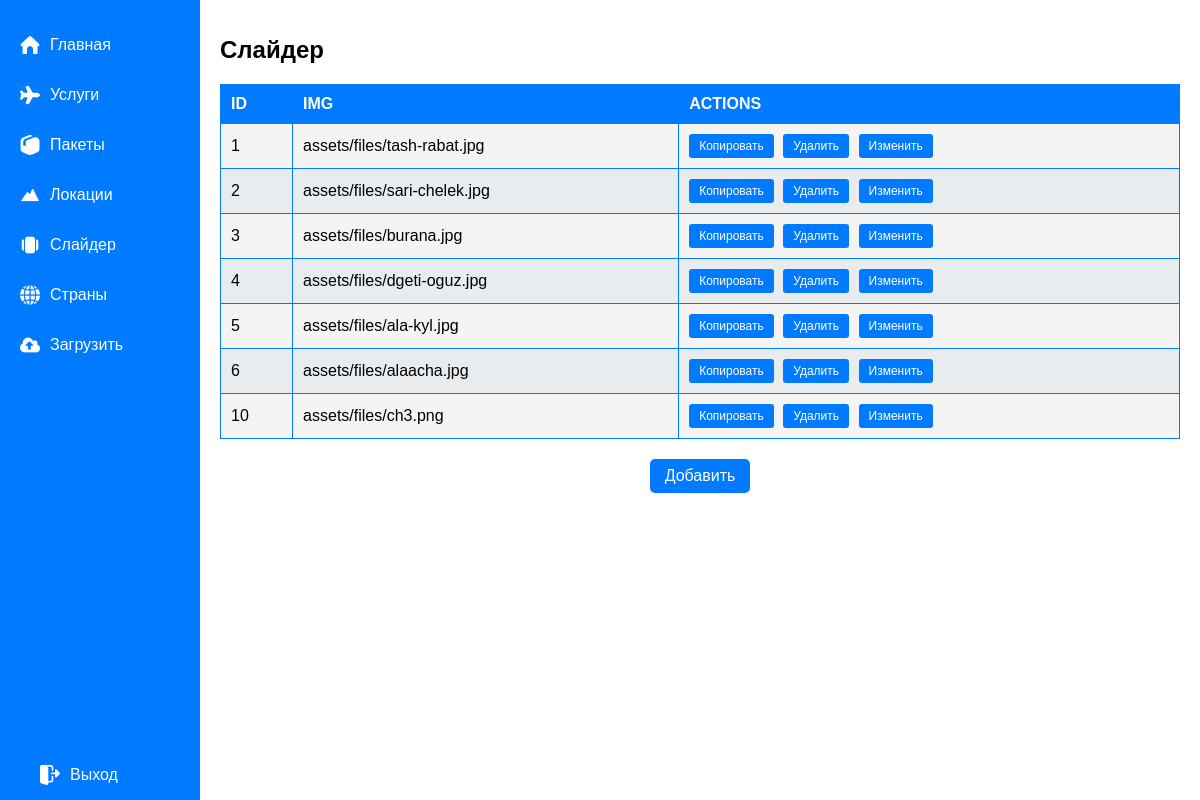
/admin/admin.php?tab=slider (signed in), run on the app's committed database.
### tables this page shows
CREATE TABLE IF NOT EXISTS `slider` (
  `id` int NOT NULL AUTO_INCREMENT,
  `img` text NOT NULL,
  PRIMARY KEY (`id`)
);

### admin/admin.php (the view, shortened to what this page needs)
<?php
require_once '../includes/db.php';
if (isset($_GET['tab']) && $_GET['tab'] == 'services') {
    $sql = "SELECT * FROM services";
} elseif (isset($_GET['tab']) && $_GET['tab'] == 'packages') {
    $sql = "SELECT * FROM packages";
} elseif (isset($_GET['tab']) && $_GET['tab'] == 'locations') {
    $sql = "SELECT * FROM locations";
} elseif (isset($_GET['tab']) && $_GET['tab'] == 'slider') {
    $sql = "SELECT * FROM slider";
} else {
    $sql = "SELECT * FROM services";
}
$stmt = $pdo->prepare($sql);
$stmt->execute();
$items = $stmt->fetchAll(PDO::FETCH_ASSOC);
$itemToEdit = null;
?>
<!DOCTYPE html>
<html lang="en">
<head>
    <link rel="stylesheet" href="../css/admin.css">
</head>
<body>
    <div class="sidebar">
        <a href="admin.php?tab=main"><img src="../assets/files/home.png" alt="Home Icon"> Главная</a>
        <a href="admin.php?tab=services"><img src="../assets/files/plane.png" alt="Services Icon"> Услуги</a>
        <a href="admin.php?tab=packages"><img src="../assets/files/package.png" alt="Packages Icon"> Пакеты</a>
        <a href="admin.php?tab=locations"><img src="../assets/files/mountains.png" alt="Locations Icon"> Локации</a>
        <a href="admin.php?tab=slider"><img src="../assets/files/slider.png" alt="Slider Icon"> Слайдер</a>
        <a href="admin.php?tab=cont"><img src="../assets/files/cont.png" alt="Countries Icon"> Страны</a>
        <a href="admin.php?tab=upload"><img src="../assets/files/upload.png" alt="Upload Icon"> Загрузить</a>
        <a href="../" class="logout"><img src="../assets/files/exit.png" alt="Logout Icon"> Выход</a>
    </div>
    <div class="main-content">
        <?php
        if (isset($_GET['tab']) && ($_GET['tab'] == 'services' || $_GET['tab'] == 'packages' || $_GET['tab'] == 'locations' || $_GET['tab'] == 'slider')) {
            if (isset($_GET['action']) && $_GET['action'] == 'add') {
                $formTitle = ($_GET['tab'] == 'services') ? 'Добавить Услугу' :
                             (($_GET['tab'] == 'packages') ? 'Добавить Пакет' :
                             (($_GET['tab'] == 'locations') ? 'Добавить Локацию' : 'Добавить Слайдер'));
        ?>
            <h1><?= $formTitle ?></h1>
            <form action="admin.php?tab=<?= $_GET['tab']; ?>&action=add" method="POST">
                <?php if ($_GET['tab'] == 'slider'): ?>
                    <label for="img">Изображение:</label>
                    <select name="img" id="img" required>
                        <option value="">Выберите изображение</option>
                        <?php foreach (getImageFiles() as $file): ?>
                            <option value="<?= "assets/files/$file"; ?>"><?= $file; ?></option>
                        <?php endforeach; ?>
                    </select>
                <?php else: ?>
                    <label for="img">Изображение:</label>
                    <input type="text" name="img" id="img" placeholder="Введите путь к изображению" required>
                <?php endif; ?>
                <?php if ($_GET['tab'] == 'services'): ?>
                    <label for="srv">Название Сервиса:</label>
                    <input type="text" name="srv" id="srv" placeholder="Введите название сервиса" required>
                    <label for="txt">Описание Сервиса:</label>
                    <input type="text" name="txt" id="txt" placeholder="Введите описание сервиса" required>
                <?php elseif ($_GET['tab'] == 'packages'): ?>
                    <label for="price">Цена:</label>
                    <input type="number" step="0.01" name="price" id="price" placeholder="Введите цену" required>
                <?php elseif ($_GET['tab'] == 'locations'): ?>
                    <label for="name">Название Локации:</label>
                    <input type="text" name="name" id="name" placeholder="Введите название локации" required>
                <?php endif; ?>
                <button type="submit" name="add_item" class="add-btn">Добавить</button>
                <a href="admin.php?tab=<?= $_GET['tab']; ?>" class="back-btn">Назад</a>
            </form>
        <?php
            } else {
                $listTitle = ($_GET['tab'] == 'services') ? 'Услуги' :
                             (($_GET['tab'] == 'packages') ? 'Пакеты' :
                             (($_GET['tab'] == 'locations') ? 'Локации' : 'Слайдер'));
        ?>
            <h1><?= $listTitle ?></h1>
            <table>
                <thead>
                    <tr>
                        <th>ID</th>
                        <th>IMG</th>
                        <th>ACTIONS</th>
                    </tr>
                </thead>
                <tbody>
                    <?php foreach ($items as $item): ?>
                    <tr>
                        <td><?= $item['id']; ?></td>
                        <td><?= $item['img']; ?></td>
                        <td>
                            <a href="admin.php?tab=<?= $_GET['tab']; ?>&copy=<?= $item['id']; ?>" class="action-btn">Копировать</a>
                            <a href="admin.php?tab=<?= $_GET['tab']; ?>&delete=<?= $item['id']; ?>" class="action-btn" onclick="return confirm('Are you sure?')">Удалить</a>
                            <a href="admin.php?tab=<?= $_GET['tab']; ?>&edit=<?= $item['id']; ?>" class="action-btn">Изменить</a>
                        </td>
                    </tr>
                    <?php endforeach; ?>
                </tbody>
            </table>
            <a href="admin.php?tab=<?= $_GET['tab']; ?>&action=add" class="add-btn-center">Добавить</a>
        <?php
            }
        } else {
        ?>
            <h1>ГЛАВНАЯ</h1>
            <img src="../assets/files/admin.jpg" alt="Image">
        <?php
        }
        ?>
    </div>
</body>
</html>

### css/admin.css (style rules this page uses)
body { margin: 0; font-family: Arial, sans-serif; display: flex; }
.sidebar { background-color: #007bff; width: 200px; height: 100vh; padding-top: 20px; color: white; position: fixed; left: 0; top: 0; }
.sidebar a { display: flex; align-items: center; color: white; padding: 15px 20px; text-decoration: none; transition: background-color 0.3s; }
.sidebar img { margin-right: 10px; width: 20px; height: 20px; }
.logout { position: absolute; bottom: 20px; left: 20px; }
.main-content { margin-left: 200px; padding: 20px; width: calc(100% - 200px); box-sizing: border-box; }
.main-content h1 { margin-bottom: 20px; font-size: 24px; }
table { width: 100%; border-collapse: collapse; margin-top: 20px; border: 1px solid #007bff; }
table th, table td { border: 1px solid #007bff; padding: 10px; text-align: left; }
table th { background-color: #007bff; color: white; text-transform: uppercase; }
table td { background-color: #f4f4f4; }
table tr:nth-child(even) td { background-color: #e9ecef; }
.action-btn { display: inline-block; padding: 5px 10px; background-color: #007bff; color: white; border: none; border-radius: 3px; cursor: pointer; font-size: 12px; text-align: center; text-decoration: none; transition: background-color 0.3s; margin-right: 5px; }
.add-btn-center { display: block; width: fit-content; margin: 20px auto; padding: 8px 15px; background-color: #007bff; color: white; text-decoration: none; border-radius: 5px; transition: background-color 0.3s ease; text-align: center; }

### data on the page
slider: id "1", img "assets/files/tash-rabat.jpg"
slider: id "2", img "assets/files/sari-chelek.jpg"
slider: id "3", img "assets/files/burana.jpg"
slider: id "4", img "assets/files/dgeti-oguz.jpg"
slider: id "5", img "assets/files/ala-kyl.jpg"
slider: id "6", img "assets/files/alaacha.jpg"
slider: id "10", img "assets/files/ch3.png"

### other printed values
$listTitle "Слайдер"
